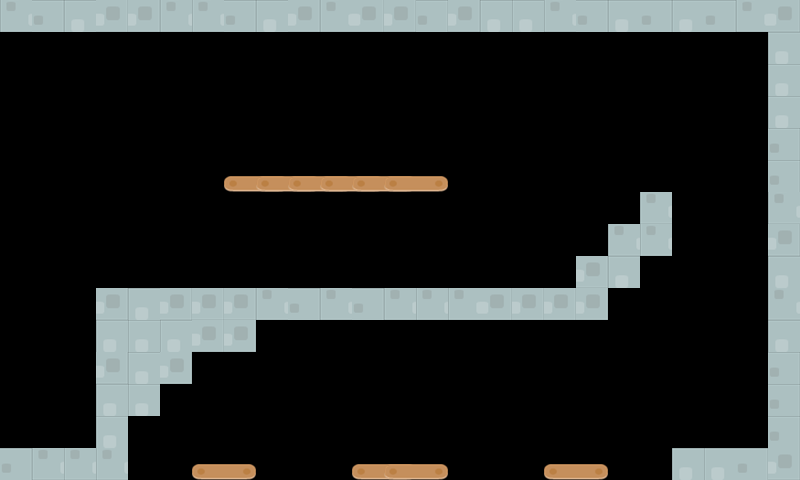

The image is a tile-based game level rendered from a .tmx file. Its description and source (layers, tilesets, objects; grid data summarised) follow:
An orthogonal 25x15 tile map with 32x32 px tiles, 1 tile layer (Tile Layer 1), 2 tilesets.

<map version="1.0" orientation="orthogonal" width="25" height="15" tilewidth="32" tileheight="32">
 <tileset firstgid="1" name="castleCenter2" tilewidth="32" tileheight="32">
  <image source="../Assets/Kenney/Base pack/Tiles/castleCenter2.png" width="64" height="64" />
 </tileset>
 <tileset firstgid="5" name="bridge2" tilewidth="64" tileheight="16">
  <image source="../Assets/Kenney/Base pack/Tiles/bridge2.png" width="64" height="16" />
 </tileset>
 <layer name="Tile Layer 1" width="25" height="15">
  <data>[375 cells, 88 non-empty, 5 distinct tile ids]</data>
 </layer>
</map>
